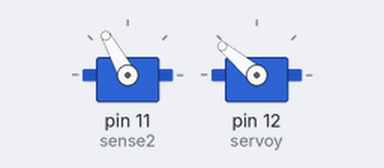
The sketch below on a simulated Arduino Uno, built with avr-gcc and run on an emulated ATmega328P. On the bench: 2 × servo. Random numbers use the default seed unless the sketch sets one.

Above: at 1.2 s.
At 10.5 s:
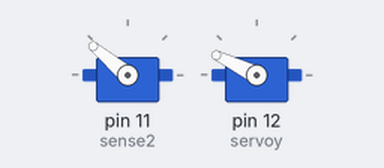
At 18.9 s:
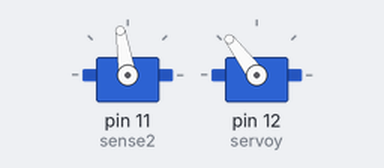
At 34.8 s:
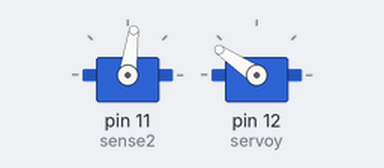
Timing chart, 0 to 40.0 s (numbered marks = the images above):
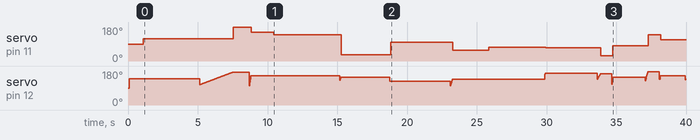

Measured:
- by itself, servo on pin 11 (sense2): 90° → 119° at 1.1 s, → 180° 6.5 s later, → 153° 1.3 s later, → 140° 1.6 s later, … (13 changes in this stretch)

The sketch:

KAIRo.ino
```cpp
//KAIRo
//Kenny's Autonomous and Intelligent Robot
#include<Servo.h>

Servo servox,servoy;

const int sense1=10,sense2=11;

long randx,randy1,randy2,delx,dely,inc,dec,fs;
int  touch1=1, touch2=1;

void setup() {
  servox.attach(11);
  servoy.attach(12);
  delay(100);
  servoy.write(140);
  delay(1000);
  servox.write(90);
  randomSeed(42);
  pinMode(sense1, INPUT);
  pinMode(sense2, INPUT);


}

void loop() {
  start:
  randx=random(0,185);
  randy1=random(90,185);
  randy2=random(90,185);
  delx=random(100,5000);
  dely=random(10,50);
  inc=random(0,20);
  dec=random(1,2);
  fs=random(1,2);
  if(fs==1){
    goto fcon;
  }

  if(fs==2){
    goto scon;
  }

  goto start;

  fcon:
  servox.write(randx);
  delay(delx);
  if(randy1>randy2&&dec==1){
    for(int i=randy2;i<=randy1;i+=inc){
      servoy.write(i);
      delay(dely);
    }
  }
  if(randy1>randy2&&dec==2){
    for(int i=randy1;i>=randy2;i-=inc){
      servoy.write(i);
      delay(dely);
    }
  }
  if(randy2>randy1&&dec==1){
    for(int i=randy1;i<=randy2;i+=inc){
      servoy.write(i);
      delay(dely);
    }
  }
  if(randy2>randy1&&dec==2){
    for(int i=randy2;i>=randy1;i-=inc){
      servoy.write(i);
      delay(dely);
    }
  }
  goto start;


  scon:
  servoy.write(randx);
  delay(delx);
  if(randy1>randy2&&dec==1){
    for(int i=randy2;i<=randy1;i+=inc){
      servox.write(i);
      delay(dely);
    }
  }
  if(randy1>randy2&&dec==2){
    for(int i=randy1;i>=randy2;i-=inc){
      servox.write(i);
      delay(dely);
    }
  }
  if(randy2>randy1&&dec==1){
    for(int i=randy1;i<=randy2;i+=inc){
      servox.write(i);
      delay(dely);
    }
  }
  if(randy2>randy1&&dec==2){
    for(int i=randy2;i>=randy1;i-=inc){
      servox.write(i);
      delay(dely);
    }
  }
  goto start;
}
```
